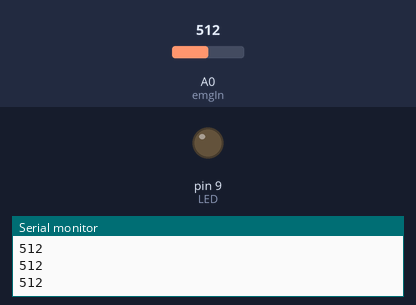
A sketch run on a simulated Arduino Uno, built with avr-gcc and run on an emulated ATmega328P. Parts: output pins drawn as LEDs (lit = HIGH), the last lines printed to the serial monitor. The test bench sets the inputs (shaded band); at power-on: A0 (emgIn) = 512.

Above: at 1.2 s.
1.3 s: A0 (emgIn) set to 592
2.8 s: A0 (emgIn) set to 608
At 3.4 s:
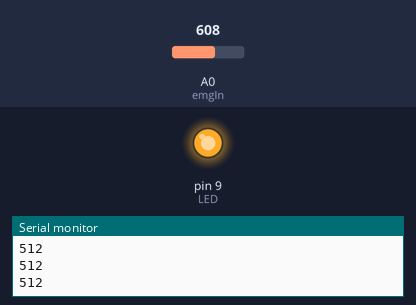
4.5 s: A0 (emgIn) set to 590
At 5.8 s:
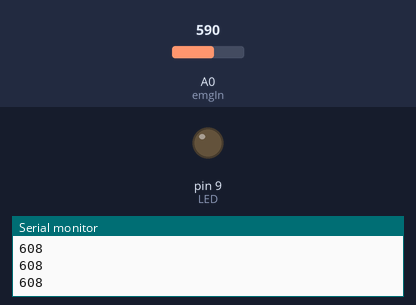
6.1 s: A0 (emgIn) set to 610
At 7.1 s:
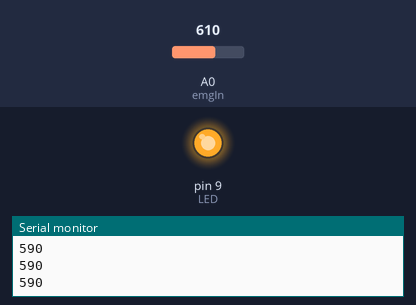
Timing chart, 0 to 8.8 s (numbered marks = the images above; inputs shaded):
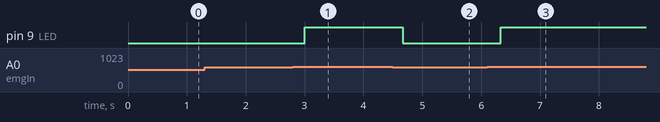

Measured:
- the behaviour switches between 600 and 601 on A0 (emgIn) (found by bisection; images 0 and 1)
- after the input at 2.8 s, pin 9 (LED): LOW → HIGH after 0.20 s
- after the input at 4.5 s, pin 9 (LED): HIGH → LOW after 0.17 s
- after the input at 6.1 s, pin 9 (LED): LOW → HIGH after 0.23 s

The sketch:

emg_led.ino
```cpp
//EMG Demo.
//Turn LED on when you flex muscle (i.e. if Analog signal > threshold)
//Miran / 7/09/14

const int LED = 9;
const int emgIn = A0;

int EMG_THRESHOLD = 600;  //change as necessary

void setup() {
  pinMode(LED, OUTPUT);
  Serial.begin(300);
}//end setup

void loop() {

  int emgValue = analogRead(emgIn);  //sample EMG sensor
  Serial.println(emgValue);

  if (emgValue > EMG_THRESHOLD) {
     digitalWrite(LED, HIGH);
  }
  else {
     digitalWrite(LED, LOW);
  }


}//end loop
```
